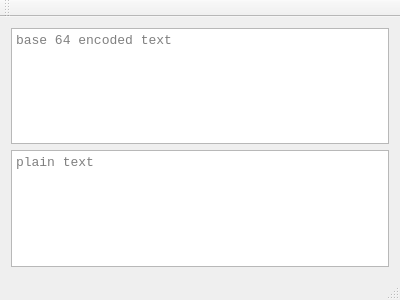
<?xml version="1.0" encoding="UTF-8"?>
<ui version="4.0">
 <class>MainWindow</class>
 <widget class="QMainWindow" name="MainWindow">
  <property name="geometry">
   <rect>
    <x>0</x>
    <y>0</y>
    <width>400</width>
    <height>300</height>
   </rect>
  </property>
  <property name="windowTitle">
   <string>MainWindow</string>
  </property>
  <widget class="QWidget" name="centralWidget">
   <layout class="QVBoxLayout" name="verticalLayout">
    <item>
     <widget class="QPlainTextEdit" name="plainTextEditBase64">
      <property name="font">
       <font>
        <family>Courier New</family>
        <pointsize>10</pointsize>
       </font>
      </property>
      <property name="placeholderText">
       <string>base 64 encoded text</string>
      </property>
     </widget>
    </item>
    <item>
     <widget class="QPlainTextEdit" name="plainTextEditPlain">
      <property name="font">
       <font>
        <family>Courier New</family>
        <pointsize>10</pointsize>
       </font>
      </property>
      <property name="placeholderText">
       <string>plain text</string>
      </property>
     </widget>
    </item>
   </layout>
  </widget>
  <widget class="QMenuBar" name="menuBar">
   <property name="geometry">
    <rect>
     <x>0</x>
     <y>0</y>
     <width>400</width>
     <height>21</height>
    </rect>
   </property>
  </widget>
  <widget class="QToolBar" name="mainToolBar">
   <attribute name="toolBarArea">
    <enum>TopToolBarArea</enum>
   </attribute>
   <attribute name="toolBarBreak">
    <bool>false</bool>
   </attribute>
  </widget>
  <widget class="QStatusBar" name="statusBar"/>
 </widget>
 <layoutdefault spacing="6" margin="11"/>
 <resources/>
 <connections/>
</ui>
